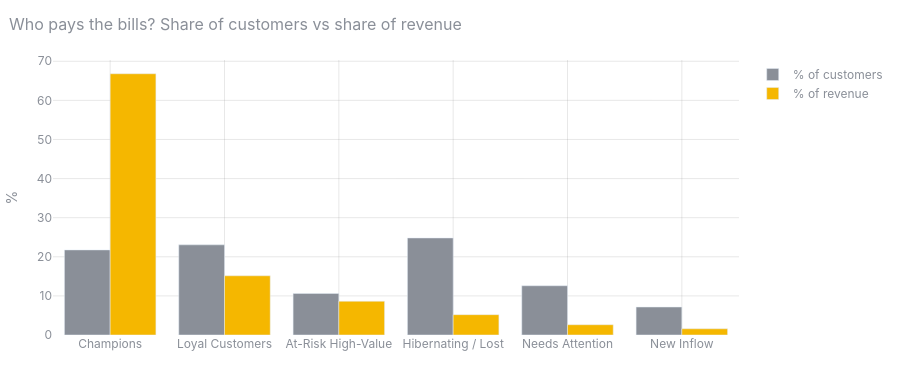

This figure's notebook cell:
### Code cell
viz.value_vs_size(rfm)

### Figure 1 — Plotly figure (JSON) as saved in the notebook; plotly's stock layout.template omitted (floating-point values rounded to 4 significant figures)
{"data": [{"marker": {"color": "#8a8f98"}, "name": "% of customers", "type": "bar", "x": ["Champions", "Loyal Customers", "At-Risk High-Value", "Hibernating / Lost", "Needs Attention", "New Inflow"], "y": [21.76, 23.06, 10.62, 24.81, 12.59, 7.153]}, {"marker": {"color": "#f5b700"}, "name": "% of revenue", "type": "bar", "x": ["Champions", "Loyal Customers", "At-Risk High-Value", "Hibernating / Lost", "Needs Attention", "New Inflow"], "y": [66.81, 15.14, 8.629, 5.2, 2.63, 1.593]}], "layout": {"barmode": "group", "font": {"color": "#8a8f98", "family": "Inter, system-ui, sans-serif", "size": 12}, "height": 380, "hoverlabel": {"font": {"size": 12}}, "legend": {"bgcolor": "rgba(0,0,0,0)"}, "margin": {"b": 45, "l": 50, "r": 20, "t": 60}, "paper_bgcolor": "rgba(0,0,0,0)", "plot_bgcolor": "rgba(0,0,0,0)", "title": {"font": {"size": 16}, "text": "Who pays the bills? Share of customers vs share of revenue", "x": 0.01}, "xaxis": {"gridcolor": "rgba(128,128,128,.18)", "zeroline": false}, "yaxis": {"gridcolor": "rgba(128,128,128,.18)", "title": {"text": "%"}, "zeroline": false}}}
